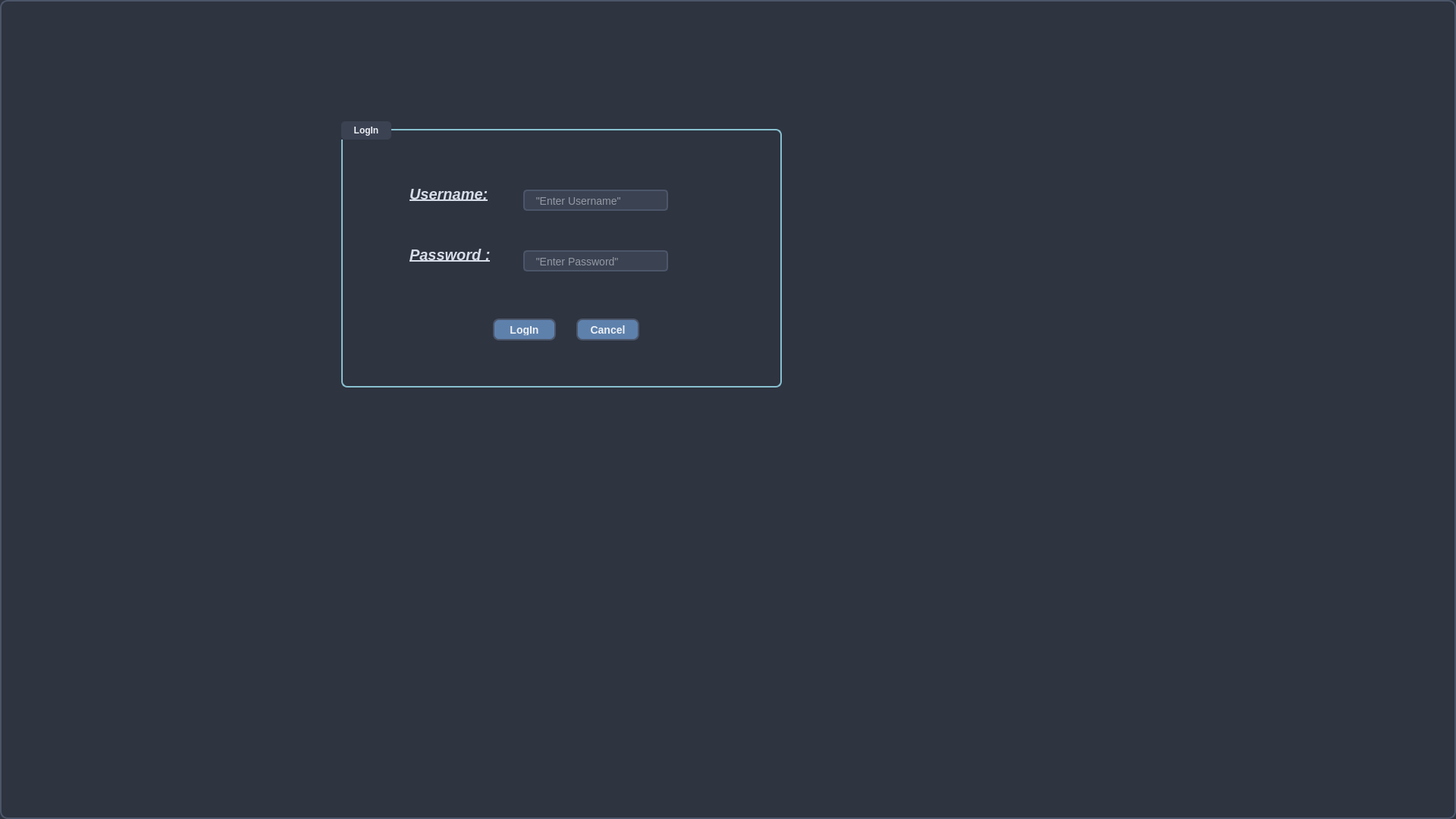
<?xml version="1.0" encoding="UTF-8"?>
<ui version="4.0">
 <class>LoginDialog</class>
 <widget class="QDialog" name="LoginDialog">
  <property name="geometry">
   <rect>
    <x>0</x>
    <y>0</y>
    <width>1920</width>
    <height>1080</height>
   </rect>
  </property>
  <property name="windowTitle">
   <string>Dialog</string>
  </property>
  <property name="styleSheet">
   <string notr="true">/* Style the main dialog */
QDialog {
    background-color: #2E3440; /* Dark grayish-blue background */
    color: #ECEFF4; /* Light text for better contrast */
    font-family: &quot;Arial&quot;, sans-serif;
    font-size: 14px;
    border: 2px solid #4C566A;
    border-radius: 10px;
    padding: 10px;
}

/* Style the QGroupBox */
QGroupBox {
    border: 2px solid #88C0D0; /* Soft cyan border */
    border-radius: 8px;
    margin-top: 10px;
    color: #ECEFF4; /* Light text */
    font-weight: bold;
}

QGroupBox::title {
    subcontrol-origin: margin;
    subcontrol-position: top left;
    padding: 5px 15px;
    background-color: #3B4252; /* Slightly darker background */
    color: #ECEFF4;
    border-radius: 5px;
}

/* Style QLabel */
QLabel {
    font-size: 20px;
    color: #D8DEE9; /* Light text color */
}

/* Style QLineEdit */
QLineEdit {
    background-color: #3B4252; /* Dark input field */
    color: #ECEFF4; /* Light text */
    border: 2px solid #4C566A; /* Subtle border */
    border-radius: 5px;
    padding: 5px;
    font-size: 14px;
}

QLineEdit:focus {
    border: 2px solid #88C0D0; /* Cyan border on focus */
}

/* Style QPushButton */
QPushButton {
    background-color: #5E81AC; /* Soft blue button */
    color: #ECEFF4; /* Light text */
    border: 2px solid #4C566A; /* Subtle border */
    border-radius: 8px;
    padding: 5px 15px;
    font-size: 14px;
    font-weight: bold;
}

QPushButton:hover {
    background-color: #81A1C1; /* Lighter blue on hover */
    border: 2px solid #88C0D0; /* Cyan border */
}

QPushButton:pressed {
    background-color: #4C566A; /* Darker blue on click */
    border: 2px solid #3B4252; /* Darker border */
}

QPushButton:disabled {
    background-color: #3B4252; /* Grayish background for disabled button */
    color: #4C566A; /* Dimmed text */
    border: 2px solid #3B4252;
}
</string>
  </property>
  <property name="sizeGripEnabled">
   <bool>false</bool>
  </property>
  <property name="modal">
   <bool>false</bool>
  </property>
  <widget class="QGroupBox" name="groupBox">
   <property name="geometry">
    <rect>
     <x>450</x>
     <y>160</y>
     <width>581</width>
     <height>351</height>
    </rect>
   </property>
   <property name="title">
    <string>LogIn</string>
   </property>
   <widget class="QLabel" name="label">
    <property name="geometry">
     <rect>
      <x>90</x>
      <y>80</y>
      <width>120</width>
      <height>31</height>
     </rect>
    </property>
    <property name="font">
     <font>
      <pointsize>-1</pointsize>
      <italic>true</italic>
      <bold>true</bold>
      <underline>true</underline>
     </font>
    </property>
    <property name="text">
     <string>Username:</string>
    </property>
   </widget>
   <widget class="QLabel" name="label_2">
    <property name="geometry">
     <rect>
      <x>90</x>
      <y>160</y>
      <width>121</width>
      <height>31</height>
     </rect>
    </property>
    <property name="font">
     <font>
      <pointsize>-1</pointsize>
      <italic>true</italic>
      <bold>true</bold>
      <underline>true</underline>
     </font>
    </property>
    <property name="text">
     <string>Password :</string>
    </property>
   </widget>
   <widget class="QLineEdit" name="usernameLineEdit">
    <property name="geometry">
     <rect>
      <x>240</x>
      <y>90</y>
      <width>191</width>
      <height>28</height>
     </rect>
    </property>
    <property name="placeholderText">
     <string>  &quot;Enter Username&quot;</string>
    </property>
   </widget>
   <widget class="QLineEdit" name="passwordLineEdit">
    <property name="geometry">
     <rect>
      <x>240</x>
      <y>170</y>
      <width>191</width>
      <height>28</height>
     </rect>
    </property>
    <property name="echoMode">
     <enum>QLineEdit::EchoMode::Password</enum>
    </property>
    <property name="placeholderText">
     <string>  &quot;Enter Password&quot;</string>
    </property>
   </widget>
   <widget class="QPushButton" name="loginButton">
    <property name="geometry">
     <rect>
      <x>200</x>
      <y>260</y>
      <width>83</width>
      <height>29</height>
     </rect>
    </property>
    <property name="text">
     <string>LogIn</string>
    </property>
   </widget>
   <widget class="QPushButton" name="cancelButton">
    <property name="geometry">
     <rect>
      <x>310</x>
      <y>260</y>
      <width>83</width>
      <height>29</height>
     </rect>
    </property>
    <property name="text">
     <string>Cancel</string>
    </property>
   </widget>
  </widget>
 </widget>
 <resources/>
 <connections/>
</ui>
